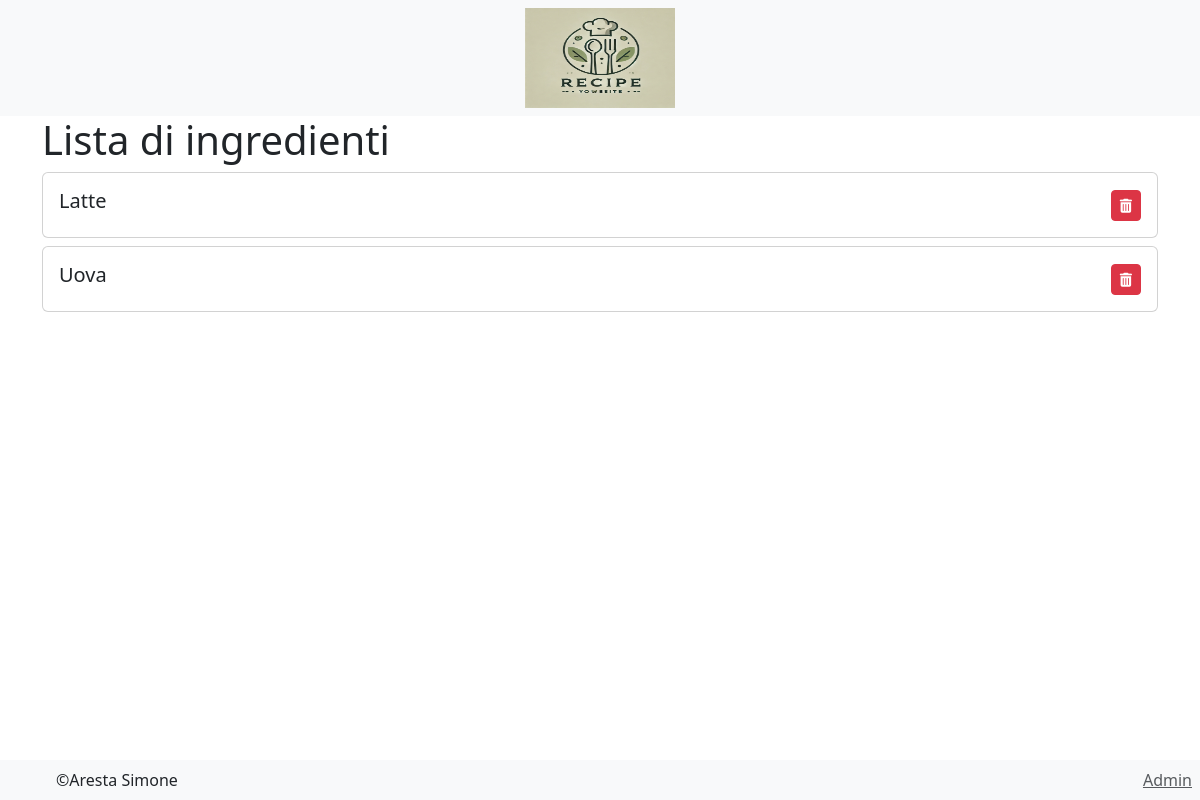
/recipe/listIngredients/, run on an earlier commit of the app's database.
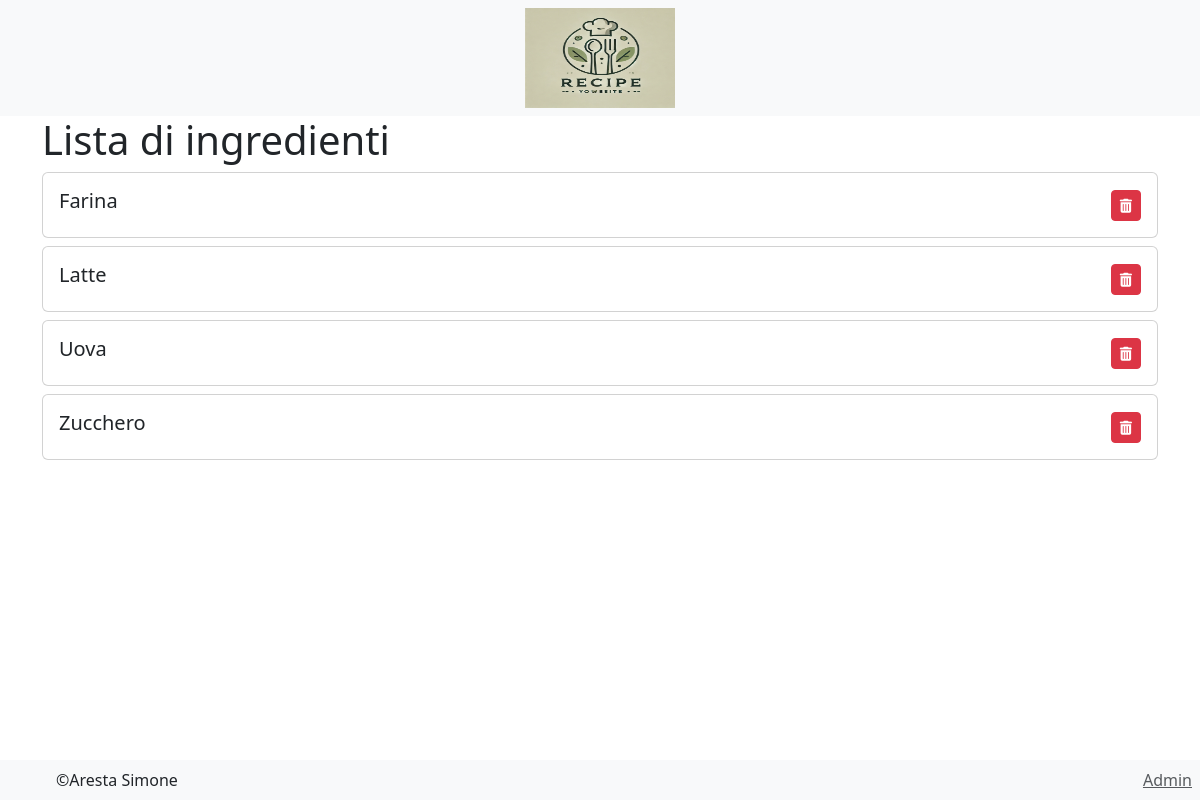
And on a later commit of the database.
### recipe/models.py (models this page shows)
class Ingredient(models.Model):
    name = models.CharField(max_length=255, unique=True)
    def __str__(self):
        return self.name

### recipe/views.py (the view)
# urls.py: path('listIngredients/', IngredientListView.as_view(), name='list_ingredients'),
class IngredientListView(ListView):
    model = Ingredient
    template_name = 'recipe/ingredientList.html'
    def get_queryset(self):
        return Ingredient.objects.all().order_by('name')

### recipe/templates/recipe/ingredientList.html (shortened to what this page needs)
{% extends 'base.html' %}
{% load static %}
{% block content %}
    {% include 'head.html' %}
    <div class="container">
        <h1>Lista di ingredienti</h1>
        {% for i in object_list %}
            <div class="card my-2 ingredient-card" data-id="{{ i.id }}">
                <div class="card-body d-flex justify-content-between align-items-center">
                    <div>
                        <h5 class="card-title ingredient-name">{{ i.name }}</h5>
                    </div>
                    <button class="btn btn-danger btn-sm delete-ingredient">
                        <i class="fas fa-trash-alt"></i>
                    </button>
                </div>
            </div>
        {% endfor %}
    </div>
    {% include 'footer.html' %}
{% endblock %}

What changed in the data, as far as the page shows it:
added Ingredient: name "Farina"
added Ingredient: name "Zucchero"
